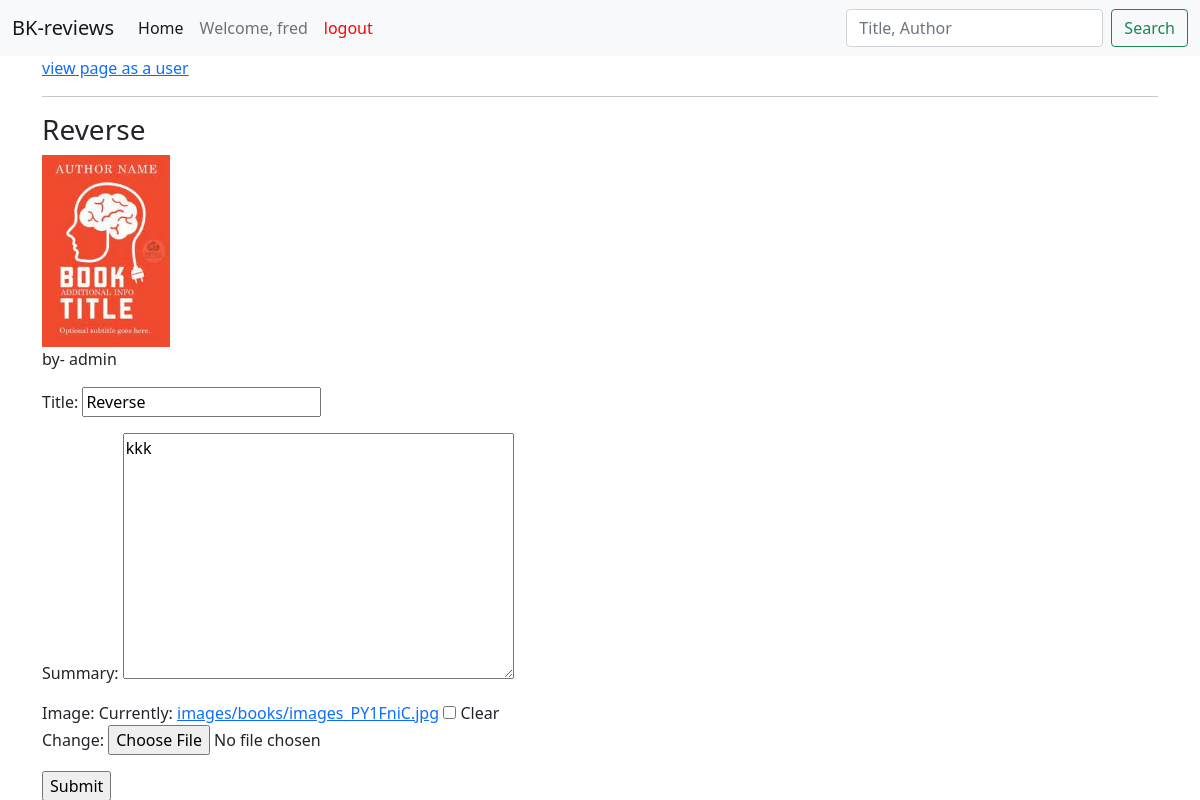
The page /book/edit/6 (signed in) on the database its author committed.
### reviewsite/models.py (models this page shows, shortened)
class Book(models.Model):
  title = models.CharField(max_length=99, null= True)
  book_isbn = models.IntegerField()
  summary = models.TextField(max_length=1000, null= True)
  date_posted = models.DateTimeField(default=timezone.now, null= True)
  author = models.ForeignKey(
      User, on_delete=models.CASCADE, null= True)
  image = models.ImageField(default = 'images/books/default.png',upload_to='images/books', blank = True)
  likes = models.ManyToManyField(User, related_name='book_likes')
  dislikes = models.ManyToManyField(User, related_name='book_dislikes')

### reviewsite/decorators.py (the view)
    def wrapper_func(request, *args, **kwargs):
      group = None
      if request.user.groups.exists():
        group = request.user.groups.all()[0].name
      if group in allowed_roles:
        return view_func(request, *args, **kwargs)
      else:
        return redirect('home')

### reviewsite/forms.py
class Bookimageform(ModelForm):
    class Meta:
        model = Book
        fields = '__all__'
        exclude = ['book_isbn', 'date_posted','author' ,'likes','dislikes']

### reviewsite/views.py (called while the page is built)
@login_required(login_url='login')
@allowed_users(allowed_roles=['Author'])
def edit_book(request, book_id):
  get_book = Book.objects.get(pk = book_id)
  form  = Bookimageform(instance=get_book)
  if request.method == "POST":
    form = Bookimageform(request.POST,request.FILES,instance=get_book)
    if form.is_valid():
      form.save()
  context  = {
    'get_book' : get_book,
    'form':form
  }
  return render(request,'editbook.html', context)

### reviewsite/templates/editbook.html (shortened to what this page needs)
{% extends 'layout.html'%}
{% load static%}
{% block contents%}
<div class="container">
    <a href="{% url 'bookpage' get_book.id%}"><p>view page as a user</p></a>
    <hr>
    <div class="header">
        <h3>{{ get_book.title}}</h3>
        <img src="{{get_book.image.url}}" alt="" class="profile-pic" style="width: 8rem;">
        <p>by- {{get_book.author}}</p>
    </div>
    <div>
        <form action="" method="POST" enctype="multipart/form-data">
            {{form.as_p}}
            <div>
                <input type="submit">
            </div>
        </form>
    </div>
</div>
{%endblock%}

### reviewsite/templates/layout.html (shortened to what this page needs)
{% load static %}
<!DOCTYPE html>
<html lang="en">
<head>
  <link href="https://cdn.jsdelivr.net/npm/bootstrap@5.0.0-beta3/dist/css/bootstrap.min.css" rel="stylesheet"
>
  <link rel="stylesheet" href="{% static 'style/main.css' %}">
</head>
<body>
  <header>
    <nav class="navbar navbar-expand-lg navbar-light bg-light">
      <div class="container-fluid">
        <a class="navbar-brand" href="{% url 'home'%}">BK-reviews</a>
        <div class="collapse navbar-collapse" id="navbarSupportedContent">
          <ul class="navbar-nav me-auto mb-2 mb-lg-0">
            <li class="nav-item">
              <a class="nav-link active" aria-current="page" href="{% url 'home'%}">Home</a>
            </li>
            {% if user.is_authenticated %}
              <li class="nav-item">
                <a class="nav-link" href="{% url 'profile'%}">Welcome, {{ request.user.username }}</a>
              </li>
              <li class="nav-item">
                <a class="nav-link" href="{% url 'logout'%}" style="color: red;">logout</a>
              </li>
            {% endif %}
          </ul>
          <form class="d-flex" action="{% url 'search' %}" method="POST">
            <input class="form-control me-2" type="search" placeholder="Title, Author" aria-label="Search" name="search" required>
            <button class="btn btn-outline-success" type="submit">Search</button>
          </form>
        </div>
      </div>
    </nav>
  </header>
  {% block contents%}
    {%endblock%}
</body>
</html>

### rows shown on the page
Book: title "Reverse", image (picture), author "admin", summary "kkk"

### other values the page prints
{{ request.user.username }} "fred"
